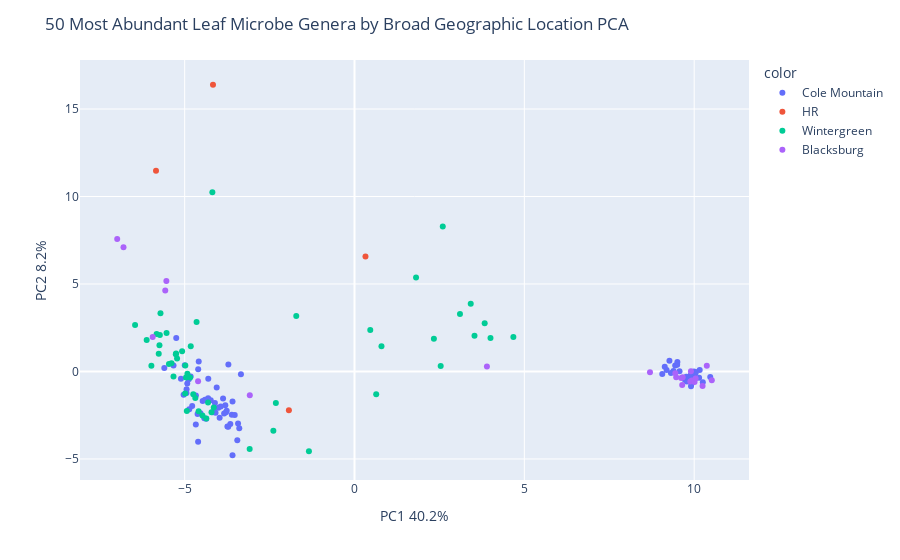

This figure's notebook cell:
### Code cell
X = pc3_df[top_50.index]

pca = PCA(n_components=2)
components = pca.fit_transform(X)

fig = px.scatter(components, x=0, y=1, color=pc3_df['site_id'])
fig.update_layout(
    title = "50 Most Abundant Leaf Microbe Genera by Broad Geographic Location PCA",
    xaxis_title="PC1 " + str(round(100*pca.explained_variance_ratio_[0], 1)) + '%',
    yaxis_title="PC2 " + str(round(100*pca.explained_variance_ratio_[1], 1)) + '%')
fig.show()

### Figure 1 — Plotly figure (JSON) as saved in the notebook; plotly's stock layout.template omitted (floating-point values rounded to 4 significant figures)
{"data": [{"hovertemplate": "color=Cole Mountain<br>0=%{x}<br>1=%{y}<extra></extra>", "legendgroup": "Cole Mountain", "marker": {"color": "#636efa", "symbol": "circle"}, "mode": "markers", "name": "Cole Mountain", "orientation": "v", "showlegend": true, "type": "scatter", "x": [-3.869, -4.231, -3.762, -4.091, -3.97, -3.343, -4.305, -4.421, -3.428, -3.782, -3.591, -4.109, -3.838, -3.713, -4.008, -3.803, -4.67, -3.611, -4.602, 9.389, 10.16, 9.769, 9.505, 9.44, 9.271, 9.568, 9.188, 9.717, 9.315, 9.994, -4.534, -4.619, -4.878, -5.248, -4.947, -4.778, -4.47, -4.997, -4.586, -5.109, -5.599, -4.943, -4.924, -4.604, -3.392, -4.864, -4.18, -4.057, -4.365, -3.45, -3.591, -5.327, -3.717, -4.823, -4.671, -3.656, -3.742, -4.402, -3.937, -3.526, -5.031, -4.31, 9.99, 9.906, 10.14, 9.904, 10.04, 9.737, 9.996, 9.782, 10.47, 9.922, 9.06, 9.903, 9.499, 9.873, 9.133, 10.04, 10.25], "xaxis": "x", "y": [-1.546, -1.638, -2.249, -2.355, -2.64, -0.1572, -0.4167, -2.669, -2.979, -2.325, -1.712, -1.802, -2.407, 0.3991, -2.068, -1.935, -1.367, -2.476, 0.125, 0.02222, 0.0818, -0.2955, 0.5426, 0.337, 0.6133, 0.01154, 0.08671, -0.4273, -0.08296, -0.001355, -2.392, -2.436, -0.4497, 1.909, -1.232, -1.979, -1.691, 0.3482, 0.5688, -0.4157, 0.2024, -1.015, -0.6845, -4.016, -3.243, -2.154, -2.333, -0.9102, -2.705, -3.932, -4.789, 0.3403, -3.159, -0.292, -3.028, -3.0, -3.14, -1.62, -2.003, -2.484, -1.336, -1.527, -0.1516, -0.8393, -0.3597, -0.1716, -0.02956, -0.4817, -0.2538, -0.5777, -0.3148, -0.7003, -0.1482, -0.3058, 0.3829, -0.4059, 0.2689, -0.09326, -0.6167], "yaxis": "y"}, {"hovertemplate": "color=HR<br>0=%{x}<br>1=%{y}<extra></extra>", "legendgroup": "HR", "marker": {"color": "#EF553B", "symbol": "circle"}, "mode": "markers", "name": "HR", "orientation": "v", "showlegend": true, "type": "scatter", "x": [-1.931, 0.323, -5.843, -4.166], "xaxis": "x", "y": [-2.212, 6.57, 11.47, 16.39], "yaxis": "y"}, {"hovertemplate": "color=Wintergreen<br>0=%{x}<br>1=%{y}<extra></extra>", "legendgroup": "Wintergreen", "marker": {"color": "#00cc96", "symbol": "circle"}, "mode": "markers", "name": "Wintergreen", "orientation": "v", "showlegend": true, "type": "scatter", "x": [-4.589, -5.26, -5.075, -5.979, -5.73, -5.253, -4.649, -5.533, -5.712, -5.387, -5.742, -5.329, -4.961, -6.46, -5.462, -4.143, -4.364, -4.92, -5.826, -5.763, -4.839, -6.118, -4.985, -4.98, -4.686, -4.311, -4.937, -4.821, -5.224, -4.209, -4.477, -4.746, 4.003, 3.832, 4.676, 3.105, 2.598, -1.342, -3.086, -2.389, -2.315, 0.7939, 0.6387, -1.715, -4.185, 0.4641, 3.532, 2.337, 2.537, 1.812, 3.421], "xaxis": "x", "y": [-2.279, 0.9776, 1.157, 0.3234, 2.09, 1.032, 2.822, 2.202, 3.321, 0.4703, 1.499, -0.2883, -0.3397, 2.654, 0.422, -2.057, -2.69, -0.1294, 2.144, 1.015, -0.3398, 1.805, -1.266, 0.3451, -1.517, -1.776, -2.261, 1.447, 0.7357, -2.333, -2.523, -1.303, 1.912, 2.762, 1.974, 3.29, 8.292, -4.558, -4.434, -3.392, -1.802, 1.436, -1.307, 3.175, 10.25, 2.368, 2.047, 1.868, 0.3112, 5.377, 3.864], "yaxis": "y"}, {"hovertemplate": "color=Blacksburg<br>0=%{x}<br>1=%{y}<extra></extra>", "legendgroup": "Blacksburg", "marker": {"color": "#ab63fa", "symbol": "circle"}, "mode": "markers", "name": "Blacksburg", "orientation": "v", "showlegend": true, "type": "scatter", "x": [3.898, -4.605, -5.571, -5.941, -5.539, -3.083, -6.8, -6.986, 9.887, 9.617, 8.698, 9.932, 9.904, 9.47, 9.66, 9.445, 10.01, 10.37, 10.04, 10.25, 9.647, 10.52], "xaxis": "x", "y": [0.2797, -0.5644, 4.621, 1.967, 5.166, -1.364, 7.1, 7.577, -0.5721, -0.3807, -0.04417, -0.521, 0.008025, -0.3261, -0.3244, -0.1036, -0.6054, 0.3223, -0.4087, -0.8249, -0.7756, -0.5068], "yaxis": "y"}], "layout": {"legend": {"title": {"text": "color"}, "tracegroupgap": 0}, "margin": {"t": 60}, "title": {"text": "50 Most Abundant Leaf Microbe Genera by Broad Geographic Location PCA"}, "xaxis": {"anchor": "y", "domain": [0, 1], "title": {"text": "PC1 40.2%"}}, "yaxis": {"anchor": "x", "domain": [0, 1], "title": {"text": "PC2 8.2%"}}}}
